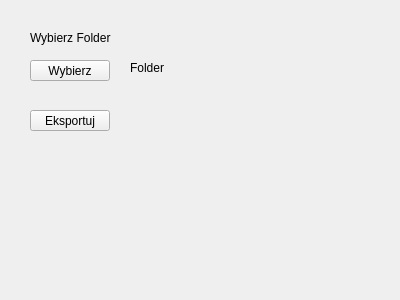
<?xml version="1.0" encoding="UTF-8"?>
<ui version="4.0">
 <class>eksport</class>
 <widget class="QWidget" name="eksport">
  <property name="geometry">
   <rect>
    <x>0</x>
    <y>0</y>
    <width>400</width>
    <height>300</height>
   </rect>
  </property>
  <property name="windowTitle">
   <string>Form</string>
  </property>
  <widget class="QLabel" name="label">
   <property name="geometry">
    <rect>
     <x>30</x>
     <y>30</y>
     <width>81</width>
     <height>16</height>
    </rect>
   </property>
   <property name="text">
    <string>Wybierz Folder</string>
   </property>
  </widget>
  <widget class="QPushButton" name="chooseButton">
   <property name="geometry">
    <rect>
     <x>30</x>
     <y>60</y>
     <width>80</width>
     <height>21</height>
    </rect>
   </property>
   <property name="text">
    <string>Wybierz</string>
   </property>
  </widget>
  <widget class="QLabel" name="f_path">
   <property name="geometry">
    <rect>
     <x>130</x>
     <y>60</y>
     <width>251</width>
     <height>16</height>
    </rect>
   </property>
   <property name="text">
    <string>Folder</string>
   </property>
  </widget>
  <widget class="QPushButton" name="export_2">
   <property name="geometry">
    <rect>
     <x>30</x>
     <y>110</y>
     <width>80</width>
     <height>21</height>
    </rect>
   </property>
   <property name="text">
    <string>Eksportuj</string>
   </property>
  </widget>
 </widget>
 <resources/>
 <connections/>
</ui>
